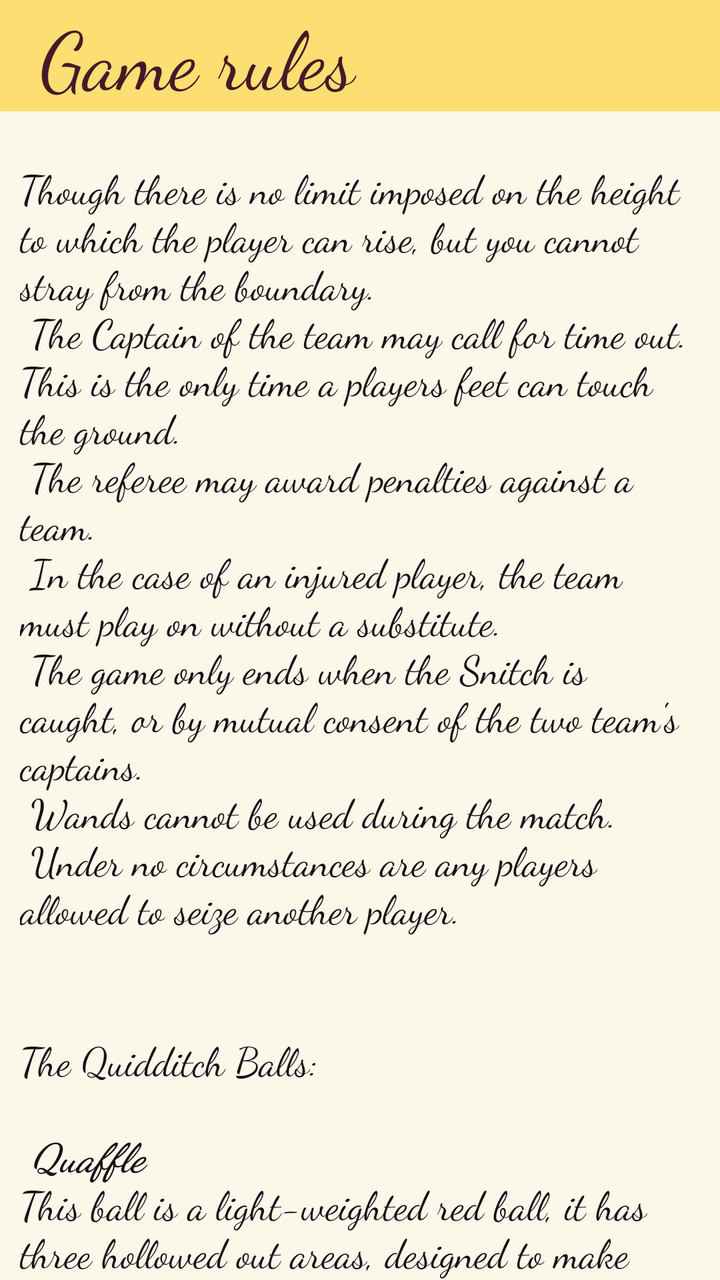
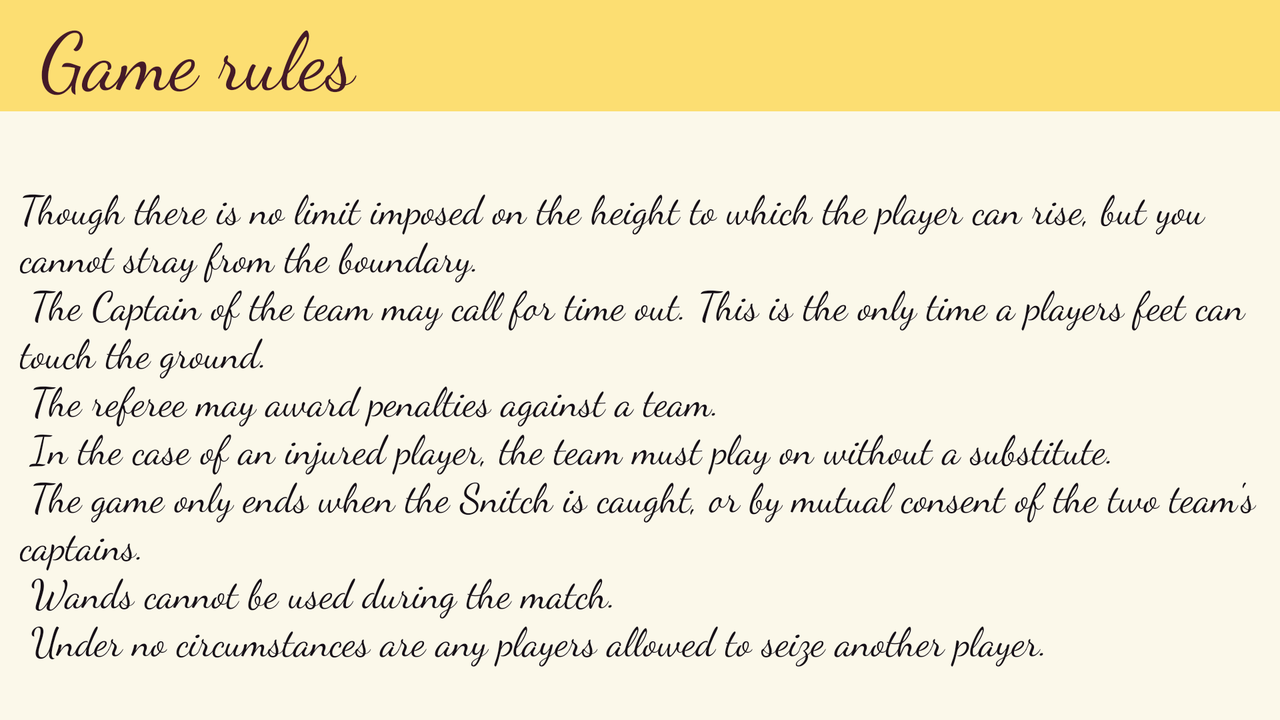

An Android layout and its configuration variant, each rendered on a device that would load it. The default file and the variant file are quoted in full after the pictures.
<!-- AndroidManifest.xml: application theme AppTheme -->
<!-- res/layout/rule.xml -->
<?xml version="1.0" encoding="utf-8"?>
<RelativeLayout xmlns:android="http://schemas.android.com/apk/res/android"
    android:id="@+id/game_rules_layout"
    android:layout_width="wrap_content"
    android:layout_height="wrap_content"
    android:background="@color/poup_winner">

    <TextView
        android:id="@+id/game_rules_title"
        style="@style/TextRules" />

    <ScrollView style="@style/ScrollText">

        <RelativeLayout
            android:layout_width="wrap_content"
            android:layout_height="wrap_content">

            <TextView
                android:id="@+id/game_rules_description"
                style="@style/TextText"
                android:text="@string/rulesintro" />

            <TextView
                style="@style/TextText"
                android:layout_below="@id/game_rules_description"
                android:text="@string/rulesequp" />

        </RelativeLayout>
    </ScrollView>
</RelativeLayout>
<!-- resources referenced by this layout -->
<resources>
  <color name="poup_winner">#D9FCF8E8</color>
  <string name="rulesequp">\n\nThe Quidditch Balls:\n\n
          <b><i>Quaffle\n</i></b>This ball is a light-weighted red ball, it has three hollowed out areas, designed to make holding the ball easier.\n\n
          <b><i>Bludger\n</i></b>This ball is a black leathery ball, with an incantation on it to make it fly around and have a nasty temper. They fly at other people on the quidditch team, and it is the beaters job to protect their team mates from the bludgers.\n\n
          <b><i>Golden Snitch\n</i></b>This is a small nimble golden ball with wings, that can fly around at high speeds. The player who catches the snitch officially ends the game, and wins his team 150 points. If the team during the long match received even more scores, they will be the winner.\n\n</string>
  <string name="rulesintro">\nThough there is no limit imposed on the height to which the player can rise, but you cannot stray from the boundary.\n
  The Captain of the team may call for time out. This is the only time a players feet can touch the ground.\n
  The referee may award penalties against a team.\n
  In the case of an injured player, the team must play on without a substitute.\n
  The game only ends when the Snitch is caught, or by mutual consent of the two team\'s captains.\n
  Wands cannot be used during the match.\n
  Under no circumstances are any players allowed to seize another player.</string>
  <style name="ScrollText">
          <item name="android:layout_width">wrap_content</item>
          <item name="android:layout_height">wrap_content</item>
          <item name="android:layout_below">@id/game_rules_title</item>
          <item name="android:scrollbarSize">@dimen/value_1</item>
          <item name="android:fillViewport">true</item>
          <item name="android:scrollbarThumbVertical">@color/transparent</item>
      </style>
  <style name="TextRules">
          <item name="android:layout_width">match_parent</item>
          <item name="android:layout_height">wrap_content</item>
          <item name="android:background">@color/poup_game_rules</item>
          <item name="android:fontFamily">cursive</item>
          <item name="android:text">@string/game_rules</item>
          <item name="android:textColor">@color/poup_text</item>
          <item name="android:textSize">@dimen/start_size</item>
          <item name="android:paddingStart">@dimen/tweenty</item>
      </style>
  <style name="TextText">
          <item name="android:layout_width">wrap_content</item>
          <item name="android:layout_height">wrap_content</item>
          <item name="android:layout_marginEnd">@dimen/ten</item>
          <item name="android:layout_marginStart">@dimen/ten</item>
          <item name="android:fontFamily">cursive</item>
          <item name="android:textColor">@color/poup_text_two</item>
          <item name="android:textSize">@dimen/text_poup</item>
      </style>
  <style name="AppTheme" parent="Theme.AppCompat.Light.NoActionBar">
          <item name="colorPrimary">@color/colorPrimary</item>
          <item name="colorPrimaryDark">@color/colorPrimaryDark</item>
          <item name="colorAccent">@color/colorPrimaryDark</item>
      </style>
  <dimen name="value_1">1dp</dimen>
  <color name="transparent">#00000000</color>
  <color name="poup_game_rules">#FCDE72</color>
  <string name="game_rules">Game rules</string>
  <color name="poup_text">#441A28</color>
  <dimen name="start_size">40sp</dimen>
  <dimen name="tweenty">20dp</dimen>
  <dimen name="ten">10dp</dimen>
  <color name="poup_text_two">#161017</color>
  <dimen name="text_poup">20sp</dimen>
  <color name="colorPrimary">#3F51B5</color>
  <color name="colorPrimaryDark">#FFBA8F94</color>
</resources>
<!-- res/layout-land/rule.xml (the repository's variant of the layout above) -->
<!-- drawn on the phone turned sideways -->
<?xml version="1.0" encoding="utf-8"?>
<RelativeLayout xmlns:android="http://schemas.android.com/apk/res/android"
    android:id="@+id/game_rules_layout"
    android:layout_width="match_parent"
    android:layout_height="match_parent"
    android:background="@color/poup_winner">

    <TextView
        android:id="@+id/game_rules_title"
        style="@style/TextRules"
        android:layout_width="match_parent"
        android:layout_height="wrap_content" />

    <ScrollView
        style="@style/ScrollText"
        android:layout_below="@id/game_rules_title">

        <RelativeLayout
            android:layout_width="wrap_content"
            android:layout_height="wrap_content">

            <TextView
                android:id="@+id/game_rules_description"
                style="@style/TextText"
                android:layout_margin="@dimen/value_10"
                android:text="@string/rulesintro" />

            <TextView
                style="@style/TextText"
                android:layout_below="@id/game_rules_description"
                android:text="@string/rulesequp" />

        </RelativeLayout>
    </ScrollView>
</RelativeLayout>
<!-- resources referenced by the variant -->
<!-- as the phone turned sideways resolves them -->
<resources>
  <color name="poup_winner">#D9FCF8E8</color>
  <dimen name="value_10">10dp</dimen>
  <string name="rulesequp">\n\nThe Quidditch Balls:\n\n
          <b><i>Quaffle\n</i></b>This ball is a light-weighted red ball, it has three hollowed out areas, designed to make holding the ball easier.\n\n
          <b><i>Bludger\n</i></b>This ball is a black leathery ball, with an incantation on it to make it fly around and have a nasty temper. They fly at other people on the quidditch team, and it is the beaters job to protect their team mates from the bludgers.\n\n
          <b><i>Golden Snitch\n</i></b>This is a small nimble golden ball with wings, that can fly around at high speeds. The player who catches the snitch officially ends the game, and wins his team 150 points. If the team during the long match received even more scores, they will be the winner.\n\n</string>
  <string name="rulesintro">\nThough there is no limit imposed on the height to which the player can rise, but you cannot stray from the boundary.\n
  The Captain of the team may call for time out. This is the only time a players feet can touch the ground.\n
  The referee may award penalties against a team.\n
  In the case of an injured player, the team must play on without a substitute.\n
  The game only ends when the Snitch is caught, or by mutual consent of the two team\'s captains.\n
  Wands cannot be used during the match.\n
  Under no circumstances are any players allowed to seize another player.</string>
  <style name="ScrollText">
          <item name="android:layout_width">wrap_content</item>
          <item name="android:layout_height">wrap_content</item>
          <item name="android:layout_below">@id/game_rules_title</item>
          <item name="android:scrollbarSize">@dimen/value_1</item>
          <item name="android:fillViewport">true</item>
          <item name="android:scrollbarThumbVertical">@color/transparent</item>
      </style>
  <style name="TextRules">
          <item name="android:layout_width">match_parent</item>
          <item name="android:layout_height">wrap_content</item>
          <item name="android:background">@color/poup_game_rules</item>
          <item name="android:fontFamily">cursive</item>
          <item name="android:text">@string/game_rules</item>
          <item name="android:textColor">@color/poup_text</item>
          <item name="android:textSize">@dimen/start_size</item>
          <item name="android:paddingStart">@dimen/tweenty</item>
      </style>
  <style name="TextText">
          <item name="android:layout_width">wrap_content</item>
          <item name="android:layout_height">wrap_content</item>
          <item name="android:layout_marginEnd">@dimen/ten</item>
          <item name="android:layout_marginStart">@dimen/ten</item>
          <item name="android:fontFamily">cursive</item>
          <item name="android:textColor">@color/poup_text_two</item>
          <item name="android:textSize">@dimen/text_poup</item>
      </style>
  <style name="AppTheme" parent="Theme.AppCompat.Light.NoActionBar">
          <item name="colorPrimary">@color/colorPrimary</item>
          <item name="colorPrimaryDark">@color/colorPrimaryDark</item>
          <item name="colorAccent">@color/colorPrimaryDark</item>
      </style>
  <dimen name="value_1">1dp</dimen>
  <color name="transparent">#00000000</color>
  <color name="poup_game_rules">#FCDE72</color>
  <string name="game_rules">Game rules</string>
  <color name="poup_text">#441A28</color>
  <dimen name="start_size">40sp</dimen>
  <dimen name="tweenty">20dp</dimen>
  <dimen name="ten">10dp</dimen>
  <color name="poup_text_two">#161017</color>
  <dimen name="text_poup">20sp</dimen>
  <color name="colorPrimary">#3F51B5</color>
  <color name="colorPrimaryDark">#FFBA8F94</color>
</resources>
